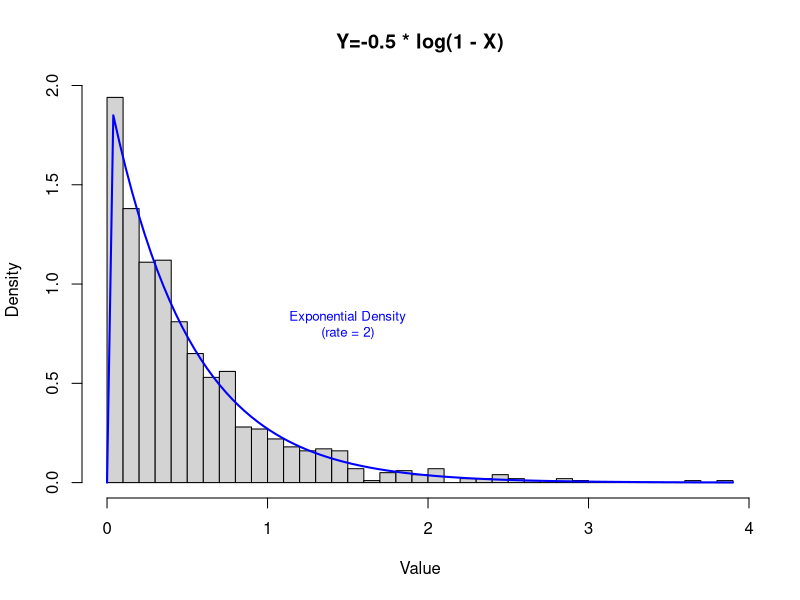

This figure's R source:
# Generate data

X <- runif(1000)  # Example data

# Plot histogram
hist(-0.5 * log(1 - X), breaks = 50, probability = TRUE, 
     main = "Y=-0.5 * log(1 - X)", xlab = "Value")

# Add a theoretical density line (e.g., exponential density)
curve(dexp(x, rate = 2), add = TRUE, col = "blue", lwd = 2)

# Add a label to the curve
text(x = 1.5, y = 0.8, labels = "Exponential Density\n(rate = 2)", col = "blue", cex = 0.8)
